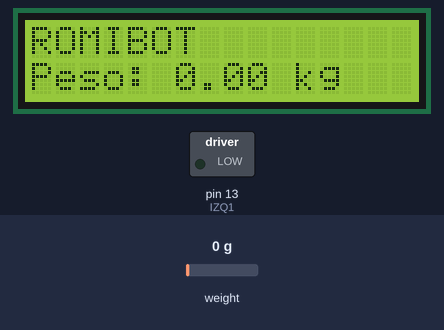
The sketch below on a simulated Arduino Uno, built with avr-gcc and run on an emulated ATmega328P. Parts: 16×2 character LCD, switched loads named in the sketch (green lamp = pin HIGH). Inputs (shaded band) come from the test bench; at power-on: weight on the scale 0 g. What the sketch prints to the serial monitor is not drawn.

Above: at 4.6 s.
4.7 s: weight on the scale set to 100 g
At 6.4 s:
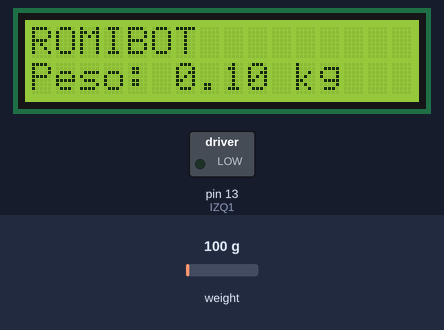
6.7 s: weight on the scale set to 1250 g
At 7.8 s:
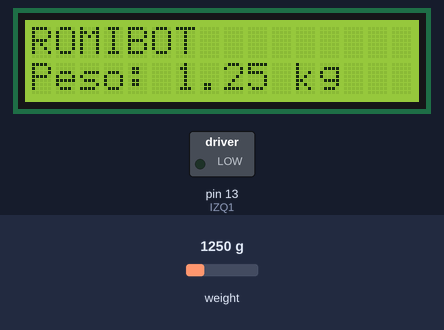
8.4 s: weight on the scale set to 2500 g
At 8.9 s:
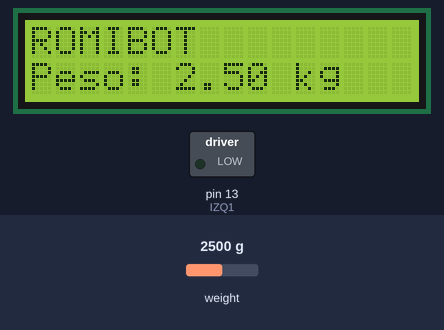
Timing chart, 0 to 11.4 s (numbered marks = the images above; inputs shaded):
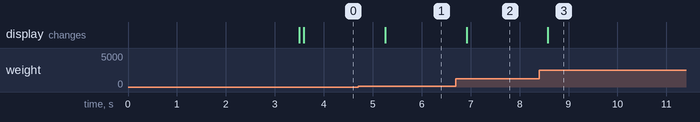

The sketch:

UnionHXyMotor3.ino
```cpp
/**********************************
  Robot Siguelíneas (ROMIBOT) V2

  Historial de versiones
  v1 probar celda de carga
  v2 agregar LCD modo 4 bits
  v3 cambiar librería para HX711

  gfoewidfdfklj
********************************/

// LCD
#include <LiquidCrystal.h>
const int rs = 12, en = 11, d4 = 5, d5 = 4, d6 = 3, d7 = 2;
LiquidCrystal lcd(rs, en, d4, d5, d6, d7);

//BASCULA
//la siguiente librería ya no se usa
//#include "HX711.h" //https://github.com/bogde/HX711
#include <HX711_ADC.h>
#include <EEPROM.h>
const int DOUT = A1;
const int CLK = A0;
HX711_ADC bascula(DOUT, CLK);
//float lecturaBascula;
unsigned long t;

//MOTORES
// Definición de variables y constantes relacionadas con los motores
const int IZQ1 = 13;  // Pin digital 13 para controlar sentido giro motor izquierdo
const int IZQ2 = 12;  // Pin digital 12 para controlar sentido giro motor izquierdo

//SENSOR
// Definición de variables y constantes relacionadas con los sensores IR
int lecturaSensorIzq; // Almacena el valor de la lectura del sensor izquierdo
int lecturaSensorDer; //Valores para el sen. Der
const int sensorIzqPin = A1; // El sensor izq irá conectado al pin analógico A0
const int sensorDerPin = A0; //es a donde va conectado el sensor

void setup() {
  Serial.begin(9600);

  // LCD
  lcd.begin(16, 2); //16 columnas, 2 filas
  lcd.print("ROMIBOT"); //mensaje inicial
  lcd.setCursor(0, 1);
  lcd.print("Iniciando");

  //MOTOR
  // Se declaran todos los pines como salidas
  // Pines asociados a los motores
  pinMode (IZQ1, OUTPUT);
  pinMode (IZQ2, OUTPUT);
  pinMode(sensorIzqPin  , INPUT) ;
  pinMode(sensorDerPin  , INPUT) ;
  Serial.begin(9600); // Se inicia el puerto de comunicaciones en serie

  //BASCULA
  float calibrationValue = 29055.0;
  bascula.begin(32);
  long stabilizingtime = 3000;
  boolean _tare = true;
  bascula.start(stabilizingtime, _tare);

  if (bascula.getTareTimeoutFlag()) {
    Serial.println("Timeout, check MCU>HX711 wiring and pin designations");
    lcd.setCursor(0, 1);
    lcd.print("Error: Bascula");
  }
  else {
    bascula.setCalFactor(calibrationValue); // set calibration factor (float)
    Serial.println("Startup is complete");
    lcd.setCursor(0, 1);
    lcd.print("Listo     ");
  }
  //Esperar primera lectura
  while (!bascula.update());
}

void loop() {
  lecturaSensorIR(); // Se lee el valor de los sensores IR
  // Se analiza el resultado de los sensores para hacer que el robot siga la línea negra

  // Si el resultado de ambos sensores es 0 (zona blanca) el robot sigue se para
  if (lecturaSensorIzq == 0 && lecturaSensorDer == 0)
  {
    robotParar(); // El robot para

  }
  // Si el izquierdo retorna 0 (zona blanca) y el derecho 1 (negra) el robot gira derecha
  if (lecturaSensorIzq == 0 && lecturaSensorDer == 1)
  {
    robotDerecha();
    // El robot gira a la derecha

  }
  // Si el izquierdo retorna 1 (zona negra) y el derecho 0 (blanca) el robot gira izquierda
  if (lecturaSensorIzq == 1 && lecturaSensorDer == 0)
  {
    robotIzquierda();

  }
  // Si ambos sensores retornan 0 (zona negra) el robot sigue recto
  if (lecturaSensorIzq == 1 && lecturaSensorDer == 1)
  {
    robotAvance(); // El robot avanza
    Serial.println("robot avanza");
  }

  // Obtener nueva lectura de celda de carga
  //lecturaBascula = bascula.read();
  //lcd.setCursor(0, 1);
  //lcd.print(lecturaBascula);
  //delay(100);

  static boolean newDataReady = 0;
  const int serialPrintInterval = 500; //imprimir cada 500 ms

  // check for new data/start next conversion:
  if (bascula.update()) newDataReady = true;

  // get smoothed value from the dataset:
  if (newDataReady) {
    if (millis() > t + serialPrintInterval) {
      float lectura = bascula.getData();
      Serial.print("Bascula: ");
      Serial.println(lectura);
      lcd.setCursor(0, 1);
      lcd.print("Peso: ");
      lcd.print(lectura);
      lcd.print(" kg     ");
      newDataReady = 0;
      t = millis();
    }
  }
}
/*
  Función lecturaSensorIR: leerá el valor del sensor de infrarrojos TCRT5000
  y lo almacena en una variable. Dicho sensor retornará el valor 0 (LOW) si
  el sensor está en zona blanca y el valor 1 (HIGH) si el sensor está en zona
  negra.
*/
void lecturaSensorIR()
{
  lecturaSensorIzq = digitalRead(sensorIzqPin); // Almacena la lectura del sensor izquierdo
  lecturaSensorDer = digitalRead(sensorDerPin); // Almacena la lectura del sensor derecho

  Serial.println("El valor del sensor izquierdo es ");
  Serial.println(lecturaSensorIzq);

  Serial.println("El valor del sensor derecho es ");
  Serial.println(lecturaSensorDer);

}

void lecturaBalanza()
{
  //lecturaBalanza = digitalRead(DOUT
}
/*
  Función robotAvance: esta función hará que ambos motores se activen a máxima potencia
  por lo que el robot avanzará hacia delante
*/
void robotAvance()
{
  // Motor izquierdo
  // Al mantener un pin HIGH y el otro LOW el motor gira en un sentido
  digitalWrite (IZQ1, HIGH);
  digitalWrite (IZQ2, LOW);

}
/*
  Función robotRetroceso: esta función hará que ambos motores se activen a máxima potencia
  en sentido contrario al anterior por lo que el robot avanzará hacia atrás
*/
void robotRetroceso()
{
  // Motor izquierdo
  // Al mantener un pin LOW y el otro HIGH el motor gira en sentido contrario al anterior
  digitalWrite (IZQ1, LOW);
  digitalWrite (IZQ2, HIGH);

}

/*
  Función robotDerecha: esta función acccionará el motor izquierdo y parará el derecho
  por lo que el coche girará hacia la derecha (sentido horario)
*/
void robotDerecha()
{
  //  Motor izquierdo
  // Se activa el motor izquierdo
  digitalWrite (IZQ1, HIGH);
  digitalWrite (IZQ2, LOW);

}
/*
  Función robotIzquierda: esta función acccionará el motor derecho y parará el izquierdo
  por lo que el coche girará hacia la izquierda (sentido antihorario)
*/
void robotIzquierda ()
{
  //  Motor izquierdo
  // Se para el motor izquierdo
  digitalWrite (IZQ1, LOW);
  digitalWrite (IZQ2, HIGH);

}
/*
  Función robotParar: esta función parará ambos motores
  por lo que el robot se parará.
*/
void robotParar()
{
  // Motor izquierdo
  // Se para el motor izquierdo
  digitalWrite (IZQ1, LOW);
  digitalWrite (IZQ2, LOW);

  //BASCULA
  //Serial.print("Valor de lectura: t");
  //Serial.println(bascula.get_value(10), 0);
  //delay(500);
}
```

Measured:
- after the input at 4.7 s, the display: changes after 0.55 s (image 1)
- after the input at 6.7 s, the display: changes after 0.22 s (image 2)
- after the input at 8.4 s, the display: changes after 0.18 s (image 3)
